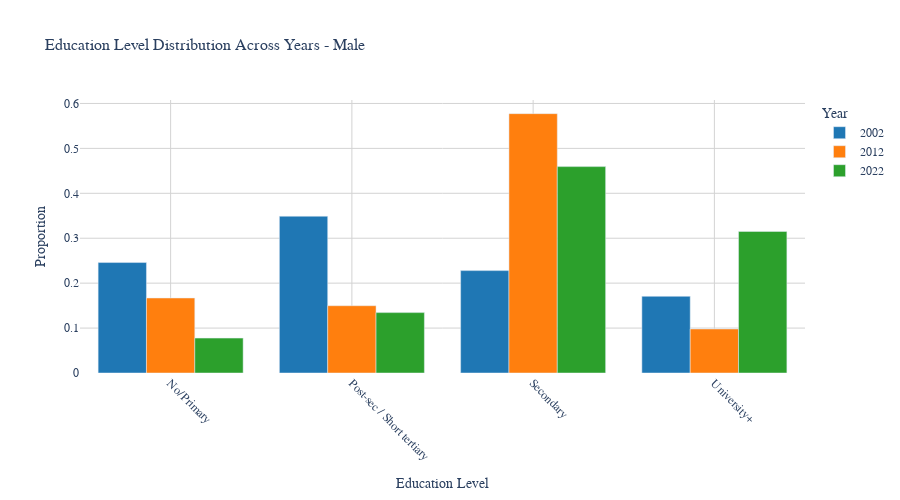
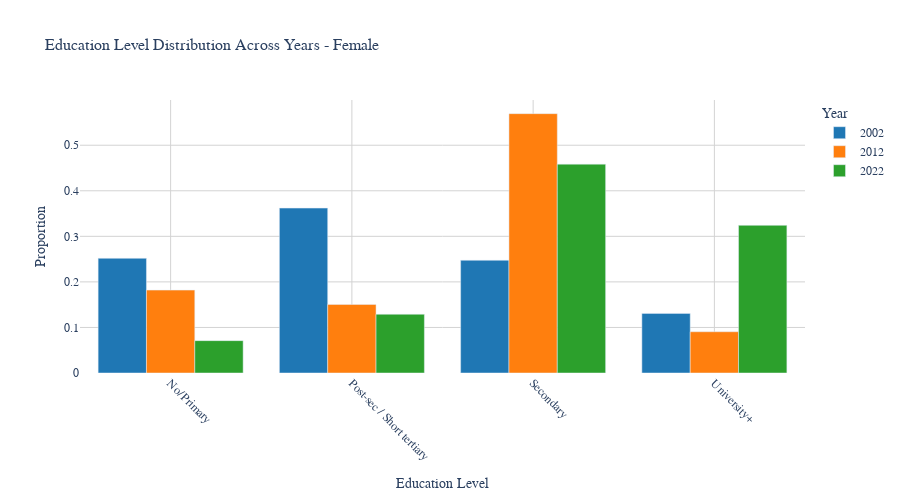

Notebook source saved alongside these figures, in order:
### Code cell
# Alternative view: Education levels across time (easier comparison) - separated by gender
educ_temporal_alt = df_combined.groupby(['educ_4_label', 'year', 'sex']).size().reset_index(name='count')
educ_temporal_total = df_combined.groupby(['year', 'sex']).size().reset_index(name='total')
educ_temporal_alt = educ_temporal_alt.merge(educ_temporal_total, on=['year', 'sex'])
educ_temporal_alt['proportion'] = educ_temporal_alt['count'] / educ_temporal_alt['total']

# Convert year to string for discrete x-axis
educ_temporal_alt['year'] = educ_temporal_alt['year'].astype(str)

# Create two separate plots for Male and Female
for gender in ['Male', 'Female']:
    data_gender = educ_temporal_alt[educ_temporal_alt['sex'] == gender]
    
    fig_edu_gender = px.bar(data_gender,
                            x='educ_4_label',
                            y='proportion',
                            color='year',
                            barmode='group',
                            title=f'Education Level Distribution Across Years - {gender}',
                            labels={'proportion': 'Proportion',
                                    'educ_4_label': 'Education Level',
                                    'year': 'Year'},
                            color_discrete_map={'2002': '#1f77b4', '2012': '#ff7f0e', '2022': '#2ca02c'},
                            height=500)
    
    fig_edu_gender.update_layout(
        font=dict(size=12, family='Arial'),
        title_font_size=16,
        plot_bgcolor='white',
        paper_bgcolor='white',
        legend_title_text='Year'
    )
    
    fig_edu_gender.update_xaxes(showgrid=True, gridwidth=1, gridcolor='lightgray', tickangle=45)
    fig_edu_gender.update_yaxes(showgrid=True, gridwidth=1, gridcolor='lightgray')
    
    fig_edu_gender.show()

### Figure 1 — Plotly figure (JSON) as saved in the notebook; plotly's stock layout.template omitted (floating-point values rounded to 4 significant figures)
{"data": [{"alignmentgroup": "True", "hovertemplate": "Year=2002<br>Education Level=%{x}<br>Proportion=%{y}<extra></extra>", "legendgroup": "2002", "marker": {"color": "#1f77b4", "pattern": {"shape": ""}}, "name": "2002", "offsetgroup": "2002", "orientation": "v", "showlegend": true, "textposition": "auto", "type": "bar", "x": ["No/Primary", "Post-sec / Short tertiary", "Secondary", "University+"], "xaxis": "x", "y": [0.2459, 0.349, 0.2279, 0.1707], "yaxis": "y"}, {"alignmentgroup": "True", "hovertemplate": "Year=2012<br>Education Level=%{x}<br>Proportion=%{y}<extra></extra>", "legendgroup": "2012", "marker": {"color": "#ff7f0e", "pattern": {"shape": ""}}, "name": "2012", "offsetgroup": "2012", "orientation": "v", "showlegend": true, "textposition": "auto", "type": "bar", "x": ["No/Primary", "Post-sec / Short tertiary", "Secondary", "University+"], "xaxis": "x", "y": [0.1669, 0.1497, 0.5773, 0.09801], "yaxis": "y"}, {"alignmentgroup": "True", "hovertemplate": "Year=2022<br>Education Level=%{x}<br>Proportion=%{y}<extra></extra>", "legendgroup": "2022", "marker": {"color": "#2ca02c", "pattern": {"shape": ""}}, "name": "2022", "offsetgroup": "2022", "orientation": "v", "showlegend": true, "textposition": "auto", "type": "bar", "x": ["No/Primary", "Post-sec / Short tertiary", "Secondary", "University+"], "xaxis": "x", "y": [0.07767, 0.1344, 0.4594, 0.3151], "yaxis": "y"}], "layout": {"barmode": "group", "font": {"family": "Arial", "size": 12}, "height": 500, "legend": {"title": {"text": "Year"}, "tracegroupgap": 0}, "paper_bgcolor": "white", "plot_bgcolor": "white", "title": {"font": {"size": 16}, "text": "Education Level Distribution Across Years - Male"}, "xaxis": {"anchor": "y", "domain": [0, 1], "gridcolor": "lightgray", "gridwidth": 1, "showgrid": true, "tickangle": 45, "title": {"text": "Education Level"}}, "yaxis": {"anchor": "x", "domain": [0, 1], "gridcolor": "lightgray", "gridwidth": 1, "showgrid": true, "title": {"text": "Proportion"}}}}

### Figure 2 — Plotly figure (JSON) as saved in the notebook; plotly's stock layout.template omitted (floating-point values rounded to 4 significant figures)
{"data": [{"alignmentgroup": "True", "hovertemplate": "Year=2002<br>Education Level=%{x}<br>Proportion=%{y}<extra></extra>", "legendgroup": "2002", "marker": {"color": "#1f77b4", "pattern": {"shape": ""}}, "name": "2002", "offsetgroup": "2002", "orientation": "v", "showlegend": true, "textposition": "auto", "type": "bar", "x": ["No/Primary", "Post-sec / Short tertiary", "Secondary", "University+"], "xaxis": "x", "y": [0.2518, 0.362, 0.2474, 0.1309], "yaxis": "y"}, {"alignmentgroup": "True", "hovertemplate": "Year=2012<br>Education Level=%{x}<br>Proportion=%{y}<extra></extra>", "legendgroup": "2012", "marker": {"color": "#ff7f0e", "pattern": {"shape": ""}}, "name": "2012", "offsetgroup": "2012", "orientation": "v", "showlegend": true, "textposition": "auto", "type": "bar", "x": ["No/Primary", "Post-sec / Short tertiary", "Secondary", "University+"], "xaxis": "x", "y": [0.182, 0.1504, 0.5693, 0.09055], "yaxis": "y"}, {"alignmentgroup": "True", "hovertemplate": "Year=2022<br>Education Level=%{x}<br>Proportion=%{y}<extra></extra>", "legendgroup": "2022", "marker": {"color": "#2ca02c", "pattern": {"shape": ""}}, "name": "2022", "offsetgroup": "2022", "orientation": "v", "showlegend": true, "textposition": "auto", "type": "bar", "x": ["No/Primary", "Post-sec / Short tertiary", "Secondary", "University+"], "xaxis": "x", "y": [0.07106, 0.129, 0.4585, 0.3242], "yaxis": "y"}], "layout": {"barmode": "group", "font": {"family": "Arial", "size": 12}, "height": 500, "legend": {"title": {"text": "Year"}, "tracegroupgap": 0}, "paper_bgcolor": "white", "plot_bgcolor": "white", "title": {"font": {"size": 16}, "text": "Education Level Distribution Across Years - Female"}, "xaxis": {"anchor": "y", "domain": [0, 1], "gridcolor": "lightgray", "gridwidth": 1, "showgrid": true, "tickangle": 45, "title": {"text": "Education Level"}}, "yaxis": {"anchor": "x", "domain": [0, 1], "gridcolor": "lightgray", "gridwidth": 1, "showgrid": true, "title": {"text": "Proportion"}}}}
